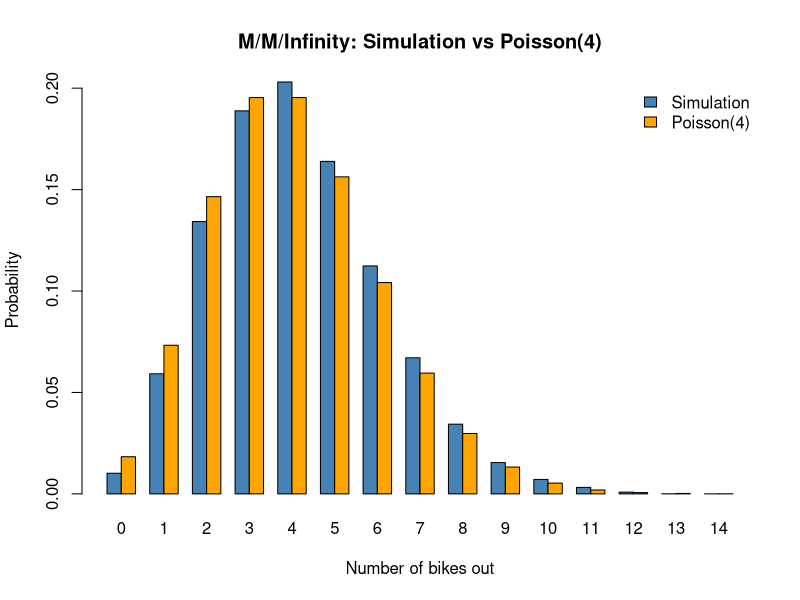

Reproduce this figure in R.
## ---- chunk 1
set.seed(123)

lambda <- 12
mu <- 3
rho <- lambda / mu
T <- 500

t <- 0
n <- 0
time_in_state <- numeric(1)

while (t < T) {
  rate <- lambda + n * mu
  dt <- rexp(1, rate = rate)

  duration <- min(dt, T - t)

  if (n + 1 > length(time_in_state)) {
    time_in_state <- c(time_in_state, 0)
  }

  time_in_state[n + 1] <- time_in_state[n + 1] + duration
  t <- t + duration

  if (t >= T) break

  if (runif(1) < lambda / rate) {
    n <- n + 1
  } else {
    n <- n - 1
  }
}
## ---- chunk 2
states <- 0:(length(time_in_state) - 1)
sim_prob <- time_in_state / T
theory_prob <- dpois(states, lambda = rho)

# Include unvisited states for comparison
max_state <- max(max(states) + 1, ceiling(rho))
all_states <- 0:max_state

sim_prob <- c(
  sim_prob,
  rep(0, length(all_states) - length(sim_prob))
)

theory_prob <- dpois(all_states, lambda = rho)

barplot(
  rbind(sim_prob, theory_prob),
  beside = TRUE,
  names.arg = all_states,
  col = c("steelblue", "orange"),
  xlab = "Number of bikes out",
  ylab = "Probability",
  main = "M/M/Infinity: Simulation vs Poisson(4)",
  legend.text = c("Simulation", "Poisson(4)"),
  args.legend = list(x = "topright", bty = "n")
)
## ---- chunk 3
max_diff <- max(abs(sim_prob - theory_prob))

time_avg <- sum(all_states * sim_prob)

cat("Largest absolute difference:", max_diff, "\n")
cat("Simulated time average:", time_avg, "\n")
cat("Theoretical mean:", rho, "\n")
cat("Difference in means:", abs(time_avg - rho), "\n")
## ---- chunk 4
c <- qpois(0.99, lambda = rho)

cat("Minimum fleet size:", c, "\n")
cat("P(X > c):", ppois(c, rho, lower.tail = FALSE), "\n")
cat("P(X > c - 1):",
    ppois(c - 1, rho, lower.tail = FALSE), "\n")
